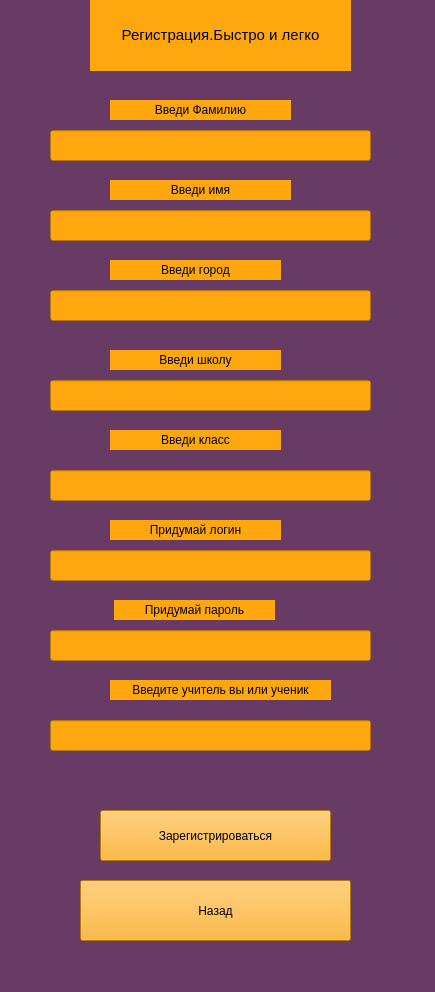
<?xml version="1.0" encoding="UTF-8"?>
<ui version="4.0">
 <class>wind_registration</class>
 <widget class="QMainWindow" name="wind_registration">
  <property name="geometry">
   <rect>
    <x>0</x>
    <y>0</y>
    <width>435</width>
    <height>992</height>
   </rect>
  </property>
  <property name="windowTitle">
   <string>MainWindow</string>
  </property>
  <property name="styleSheet">
   <string notr="true">background-color: rgb(103, 59, 99);</string>
  </property>
  <widget class="QWidget" name="centralwidget">
   <widget class="QPushButton" name="btn_registration">
    <property name="geometry">
     <rect>
      <x>100</x>
      <y>810</y>
      <width>231</width>
      <height>51</height>
     </rect>
    </property>
    <property name="styleSheet">
     <string notr="true">background-color: rgb(255, 167, 15);</string>
    </property>
    <property name="text">
     <string>Зарегистрироваться</string>
    </property>
   </widget>
   <widget class="QPushButton" name="btn_go_back">
    <property name="geometry">
     <rect>
      <x>80</x>
      <y>880</y>
      <width>271</width>
      <height>61</height>
     </rect>
    </property>
    <property name="styleSheet">
     <string notr="true">background-color: rgb(255, 167, 15);</string>
    </property>
    <property name="text">
     <string>Назад</string>
    </property>
   </widget>
   <widget class="QLabel" name="info">
    <property name="geometry">
     <rect>
      <x>90</x>
      <y>0</y>
      <width>261</width>
      <height>71</height>
     </rect>
    </property>
    <property name="styleSheet">
     <string notr="true">background-color: rgb(255, 167, 15);</string>
    </property>
    <property name="text">
     <string>&lt;html&gt;&lt;head/&gt;&lt;body&gt;&lt;p align=&quot;center&quot;&gt;&lt;span style=&quot; font-size:11pt;&quot;&gt;Регистрация.Быстро и легко&lt;/span&gt;&lt;/p&gt;&lt;/body&gt;&lt;/html&gt;</string>
    </property>
   </widget>
   <widget class="QLineEdit" name="edit_city">
    <property name="geometry">
     <rect>
      <x>50</x>
      <y>290</y>
      <width>321</width>
      <height>31</height>
     </rect>
    </property>
    <property name="styleSheet">
     <string notr="true">background-color: rgb(255, 167, 15);</string>
    </property>
   </widget>
   <widget class="QLineEdit" name="edit_school">
    <property name="geometry">
     <rect>
      <x>50</x>
      <y>380</y>
      <width>321</width>
      <height>31</height>
     </rect>
    </property>
    <property name="styleSheet">
     <string notr="true">background-color: rgb(255, 167, 15);</string>
    </property>
   </widget>
   <widget class="QLineEdit" name="edit_class">
    <property name="geometry">
     <rect>
      <x>50</x>
      <y>470</y>
      <width>321</width>
      <height>31</height>
     </rect>
    </property>
    <property name="styleSheet">
     <string notr="true">background-color: rgb(255, 167, 15);</string>
    </property>
   </widget>
   <widget class="QLineEdit" name="edit_login">
    <property name="geometry">
     <rect>
      <x>50</x>
      <y>550</y>
      <width>321</width>
      <height>31</height>
     </rect>
    </property>
    <property name="styleSheet">
     <string notr="true">background-color: rgb(255, 167, 15);</string>
    </property>
   </widget>
   <widget class="QLineEdit" name="edit_password">
    <property name="geometry">
     <rect>
      <x>50</x>
      <y>630</y>
      <width>321</width>
      <height>31</height>
     </rect>
    </property>
    <property name="styleSheet">
     <string notr="true">background-color: rgb(255, 167, 15);</string>
    </property>
   </widget>
   <widget class="QLineEdit" name="edit_name">
    <property name="geometry">
     <rect>
      <x>50</x>
      <y>210</y>
      <width>321</width>
      <height>31</height>
     </rect>
    </property>
    <property name="styleSheet">
     <string notr="true">background-color: rgb(255, 167, 15);</string>
    </property>
   </widget>
   <widget class="QLineEdit" name="edit_surname">
    <property name="geometry">
     <rect>
      <x>50</x>
      <y>130</y>
      <width>321</width>
      <height>31</height>
     </rect>
    </property>
    <property name="styleSheet">
     <string notr="true">background-color: rgb(255, 167, 15);</string>
    </property>
   </widget>
   <widget class="QLabel" name="lab_surname">
    <property name="geometry">
     <rect>
      <x>110</x>
      <y>100</y>
      <width>181</width>
      <height>20</height>
     </rect>
    </property>
    <property name="styleSheet">
     <string notr="true">background-color: rgb(255, 167, 15);</string>
    </property>
    <property name="text">
     <string>&lt;html&gt;&lt;head/&gt;&lt;body&gt;&lt;p align=&quot;center&quot;&gt;Введи Фамилию&lt;/p&gt;&lt;/body&gt;&lt;/html&gt;</string>
    </property>
   </widget>
   <widget class="QLabel" name="lab_name">
    <property name="geometry">
     <rect>
      <x>110</x>
      <y>180</y>
      <width>181</width>
      <height>20</height>
     </rect>
    </property>
    <property name="styleSheet">
     <string notr="true">background-color: rgb(255, 167, 15);</string>
    </property>
    <property name="text">
     <string>&lt;html&gt;&lt;head/&gt;&lt;body&gt;&lt;p align=&quot;center&quot;&gt;Введи имя&lt;/p&gt;&lt;/body&gt;&lt;/html&gt;</string>
    </property>
   </widget>
   <widget class="QLabel" name="lab_city">
    <property name="geometry">
     <rect>
      <x>110</x>
      <y>260</y>
      <width>171</width>
      <height>20</height>
     </rect>
    </property>
    <property name="styleSheet">
     <string notr="true">background-color: rgb(255, 167, 15);</string>
    </property>
    <property name="text">
     <string>&lt;html&gt;&lt;head/&gt;&lt;body&gt;&lt;p align=&quot;center&quot;&gt;Введи город&lt;/p&gt;&lt;/body&gt;&lt;/html&gt;</string>
    </property>
   </widget>
   <widget class="QLabel" name="lab_school">
    <property name="geometry">
     <rect>
      <x>110</x>
      <y>350</y>
      <width>171</width>
      <height>20</height>
     </rect>
    </property>
    <property name="styleSheet">
     <string notr="true">background-color: rgb(255, 167, 15);</string>
    </property>
    <property name="text">
     <string>&lt;html&gt;&lt;head/&gt;&lt;body&gt;&lt;p align=&quot;center&quot;&gt;Введи школу&lt;/p&gt;&lt;/body&gt;&lt;/html&gt;</string>
    </property>
   </widget>
   <widget class="QLabel" name="lab_class">
    <property name="geometry">
     <rect>
      <x>110</x>
      <y>430</y>
      <width>171</width>
      <height>20</height>
     </rect>
    </property>
    <property name="styleSheet">
     <string notr="true">background-color: rgb(255, 167, 15);</string>
    </property>
    <property name="text">
     <string>&lt;html&gt;&lt;head/&gt;&lt;body&gt;&lt;p align=&quot;center&quot;&gt;Введи класс&lt;/p&gt;&lt;/body&gt;&lt;/html&gt;</string>
    </property>
   </widget>
   <widget class="QLabel" name="lab_login">
    <property name="geometry">
     <rect>
      <x>110</x>
      <y>520</y>
      <width>171</width>
      <height>20</height>
     </rect>
    </property>
    <property name="styleSheet">
     <string notr="true">background-color: rgb(255, 167, 15);</string>
    </property>
    <property name="text">
     <string>&lt;html&gt;&lt;head/&gt;&lt;body&gt;&lt;p align=&quot;center&quot;&gt;Придумай логин&lt;/p&gt;&lt;/body&gt;&lt;/html&gt;</string>
    </property>
   </widget>
   <widget class="QLabel" name="lab_password">
    <property name="geometry">
     <rect>
      <x>114</x>
      <y>600</y>
      <width>161</width>
      <height>20</height>
     </rect>
    </property>
    <property name="styleSheet">
     <string notr="true">background-color: rgb(255, 167, 15);</string>
    </property>
    <property name="text">
     <string>&lt;html&gt;&lt;head/&gt;&lt;body&gt;&lt;p align=&quot;center&quot;&gt;Придумай пароль&lt;/p&gt;&lt;/body&gt;&lt;/html&gt;</string>
    </property>
   </widget>
   <widget class="QLabel" name="lab_role">
    <property name="geometry">
     <rect>
      <x>110</x>
      <y>680</y>
      <width>221</width>
      <height>20</height>
     </rect>
    </property>
    <property name="styleSheet">
     <string notr="true">background-color: rgb(255, 167, 15);</string>
    </property>
    <property name="text">
     <string>&lt;html&gt;&lt;head/&gt;&lt;body&gt;&lt;p align=&quot;center&quot;&gt;Введите учитель вы или ученик&lt;/p&gt;&lt;/body&gt;&lt;/html&gt;</string>
    </property>
   </widget>
   <widget class="QLineEdit" name="edit_role">
    <property name="geometry">
     <rect>
      <x>50</x>
      <y>720</y>
      <width>321</width>
      <height>31</height>
     </rect>
    </property>
    <property name="styleSheet">
     <string notr="true">background-color: rgb(255, 167, 15);</string>
    </property>
   </widget>
  </widget>
  <widget class="QMenuBar" name="menubar">
   <property name="geometry">
    <rect>
     <x>0</x>
     <y>0</y>
     <width>435</width>
     <height>25</height>
    </rect>
   </property>
  </widget>
  <widget class="QStatusBar" name="statusbar"/>
 </widget>
 <resources/>
 <connections/>
</ui>
